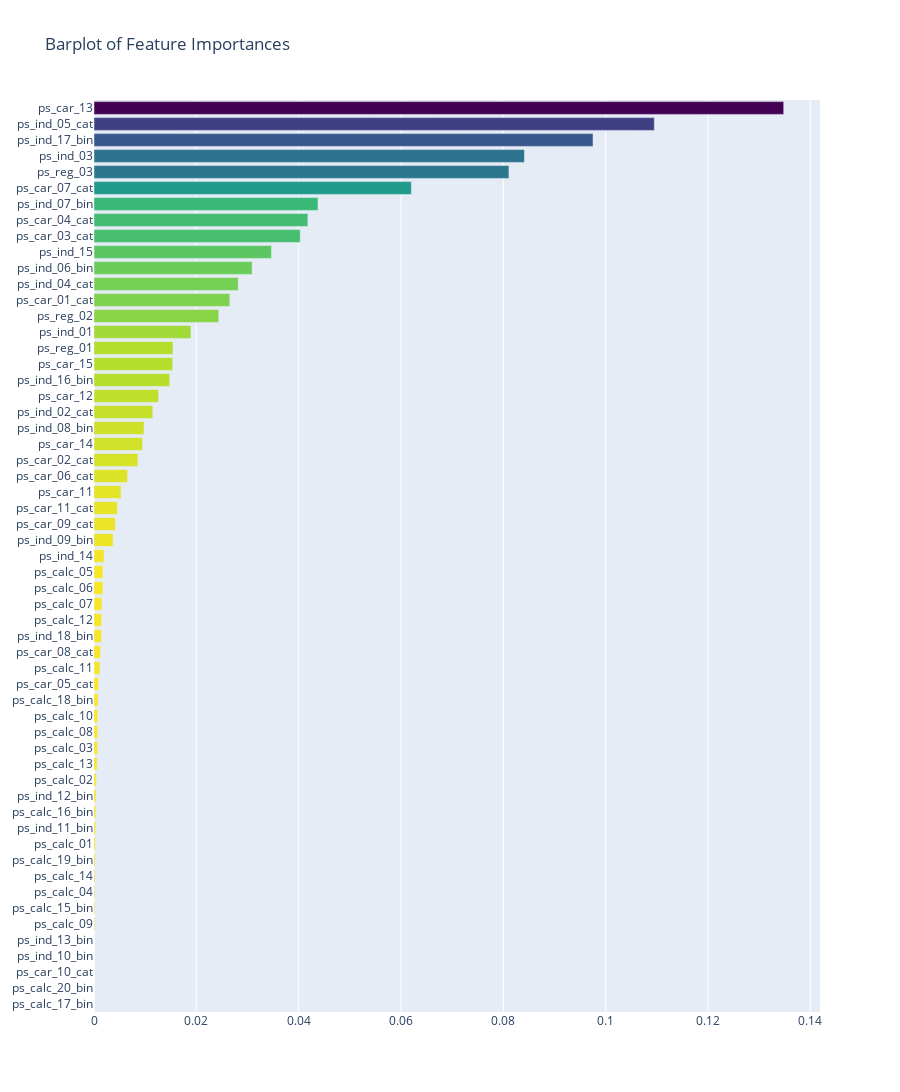

The code cell stored with this chart in its notebook:
### Code cell
x, y = (list(x) for x in zip(*sorted(zip(gb.feature_importances_, features), reverse=False)))
trace2 = go.Bar(
    x=x, 
    y=y, 
    marker=dict(
        color=x, 
        colorscale='Viridis', 
        reversescale=True
    ), 
    name='GradientBoosting Classifier Feature Importance', 
    orientation='h'
)

layout = dict(
    title='Barplot of Feature Importances', 
    width=900, 
    height=2000, 
    yaxis=dict(
        showgrid=False, 
        showline=False, 
        showticklabels=True
    )
)

fig1 = go.Figure(data=[trace2])
fig1['layout'].update(layout)
py.iplot(fig1, filename='plots')

### Figure 1 — Plotly figure (JSON) as saved in the notebook; plotly's stock layout.template omitted (floating-point values rounded to 4 significant figures)
{"data": [{"name": "GradientBoosting Classifier Feature Importance", "y": ["ps_calc_17_bin", "ps_calc_20_bin", "ps_car_10_cat", "ps_ind_10_bin", "ps_ind_13_bin", "ps_calc_09", "ps_calc_15_bin", "ps_calc_04", "ps_calc_14", "ps_calc_19_bin", "ps_calc_01", "ps_ind_11_bin", "ps_calc_16_bin", "ps_ind_12_bin", "ps_calc_02", "ps_calc_13", "ps_calc_03", "ps_calc_08", "ps_calc_10", "ps_calc_18_bin", "ps_car_05_cat", "ps_calc_11", "ps_car_08_cat", "ps_ind_18_bin", "ps_calc_12", "ps_calc_07", "ps_calc_06", "ps_calc_05", "ps_ind_14", "ps_ind_09_bin", "ps_car_09_cat", "ps_car_11_cat", "ps_car_11", "ps_car_06_cat", "ps_car_02_cat", "ps_car_14", "ps_ind_08_bin", "ps_ind_02_cat", "ps_car_12", "ps_ind_16_bin", "ps_car_15", "ps_reg_01", "ps_ind_01", "ps_reg_02", "ps_car_01_cat", "ps_ind_04_cat", "ps_ind_06_bin", "ps_ind_15", "ps_car_03_cat", "ps_car_04_cat", "ps_ind_07_bin", "ps_car_07_cat", "ps_reg_03", "ps_ind_03", "ps_ind_17_bin", "ps_ind_05_cat", "ps_car_13"], "marker": {"color": [0, 0, 0, 0, 0, 0.0001617, 0.000162, 0.0001654, 0.0001913, 0.0002346, 0.000286, 0.0003235, 0.0003524, 0.0004158, 0.0004461, 0.0006197, 0.0007148, 0.0007188, 0.0007279, 0.0007964, 0.0008965, 0.00115, 0.001271, 0.00145, 0.0015, 0.001539, 0.001749, 0.00176, 0.001965, 0.003726, 0.004174, 0.004577, 0.005278, 0.006565, 0.008584, 0.009484, 0.009773, 0.01149, 0.01261, 0.01479, 0.01537, 0.01544, 0.01894, 0.02437, 0.02654, 0.02818, 0.0309, 0.03467, 0.0403, 0.0418, 0.04378, 0.06202, 0.08109, 0.08412, 0.09752, 0.1095, 0.1348], "reversescale": true, "colorscale": [[0, "#440154"], [0.1111, "#482878"], [0.2222, "#3e4989"], [0.3333, "#31688e"], [0.4444, "#26828e"], [0.5556, "#1f9e89"], [0.6667, "#35b779"], [0.7778, "#6ece58"], [0.8889, "#b5de2b"], [1, "#fde725"]]}, "x": [0, 0, 0, 0, 0, 0.0001617, 0.000162, 0.0001654, 0.0001913, 0.0002346, 0.000286, 0.0003235, 0.0003524, 0.0004158, 0.0004461, 0.0006197, 0.0007148, 0.0007188, 0.0007279, 0.0007964, 0.0008965, 0.00115, 0.001271, 0.00145, 0.0015, 0.001539, 0.001749, 0.00176, 0.001965, 0.003726, 0.004174, 0.004577, 0.005278, 0.006565, 0.008584, 0.009484, 0.009773, 0.01149, 0.01261, 0.01479, 0.01537, 0.01544, 0.01894, 0.02437, 0.02654, 0.02818, 0.0309, 0.03467, 0.0403, 0.0418, 0.04378, 0.06202, 0.08109, 0.08412, 0.09752, 0.1095, 0.1348], "type": "bar", "orientation": "h"}], "layout": {"width": 900, "title": {"text": "Barplot of Feature Importances"}, "yaxis": {"showline": false, "showticklabels": true, "showgrid": false}, "height": 2000}}
